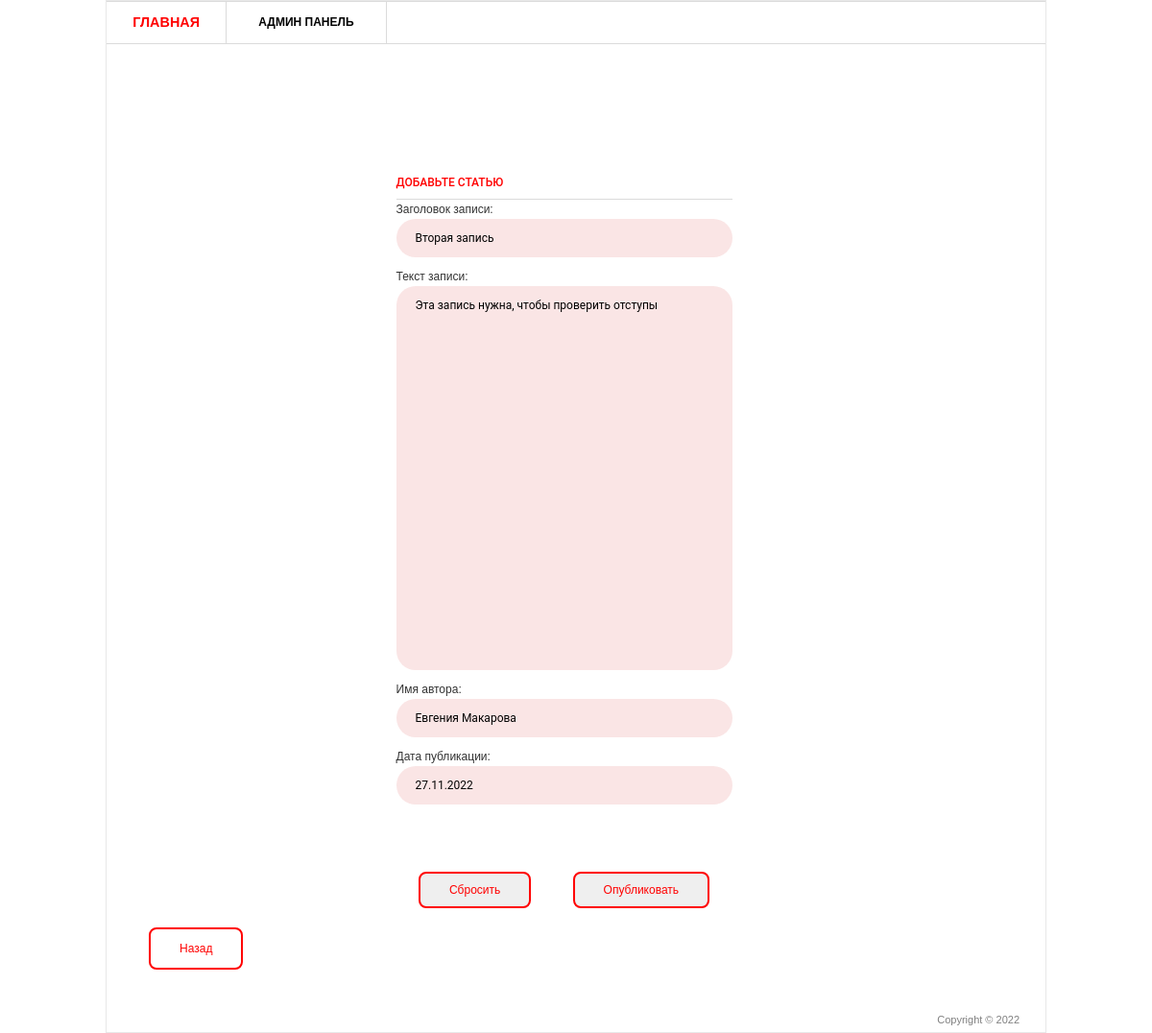
/2/update, run on the app's committed database.
### blog/models.py (models this page shows, shortened)
class Post(models.Model):
    title = models.CharField( 'Заголовок записи', max_length=44)
    descriptions = models.TextField('Текст записи')
    author = models.CharField('Имя автора', max_length=40)
    date = models.DateField('Дата публикации')
    image = models.ImageField('Изображение', upload_to='image/%Y', default='image/pass.jpg')
    class Meta:
        verbose_name = 'Запись'
        verbose_name_plural = 'Записи'

### blog/views.py (the view)
# urls.py: path('<int:pk>/update', views.PostUpdateView.as_view(), name='post-update'),
class PostUpdateView(UpdateView):
    model = Post
    template_name = 'blog/add.html'
    fields = ['title', 'descriptions', 'author', 'date']

### templates/blog/add.html (shortened to what this page needs)
{% extends 'blog/layout_post.html' %}
    {% block content %}
    <form class="decor" method="post">
        <div class="form-inner">
            <h3>Добавьте статью</h3>
            {{form}}
        </div>
        <div align="center">
            <input type="reset" value="Сбросить" class="shine-button">
            <input type="submit" value="Опубликовать" class="shine-button">
        </div>
    </form>
    {% endblock %}

### static/css/style.css (style rules this page uses)
* { margin: 0; padding: 0; outline:0; }
body { font-size: 12px; line-height: 20px; font-family: Georgia, Arial, Helvetica, Sans-Serif; color: #333; background: url() repeat 0 0; }
input, textarea, select { font-family: Arial, Helvetica, sans-serif; font-size:12px; }
textarea { overflow:auto; }
#main_2 h3 { font-size: 12px; line-height: 15px; color: #ff0000; text-transform: uppercase; border-bottom: 1px solid #dbdbdb; padding: 0 0 9px 0; }
.shine-button { text-decoration: none; display: inline-block; padding: 10px 30px; margin: 10px 20px; position: relative; overflow: hidden; border: 2px solid #ff0000; border-radius: 8px; font-family: 'Montserrat', sans-serif; color: #ff0000; transition: .2s ease-in-out; }
.shine-button:before { content: ""; background: linear-gradient(90deg, rgba(255, 255, 255, .1), rgba(255, 255, 255, .5)); height: 50px; width: 50px; position: absolute; top: -8px; left: -75px; transform: skewX(-45deg); }
.decor { position: relative; max-width: 450px; margin: 50px auto 0; background: white; border-radius: 30px; }
.form-inner { padding: 50px; }
.form-inner input, .form-inner textarea { display: block; width: 100%; padding: 0 20px; margin-bottom: 10px; background: #fae5e5; line-height: 40px; border-width: 0; border-radius: 20px; font-family: 'Roboto', sans-serif; }
.form-inner textarea { resize: none; }
.form-inner h3 { margin-top: 0; font-family: 'Roboto', sans-serif; font-weight: 500; font-size: 24px; color: #707981; }

### data on the page
Post: title "Вторая запись", descriptions "Эта запись нужна, чтобы проверить отступы", author "Евгения Макарова", date "27.11.2022"
